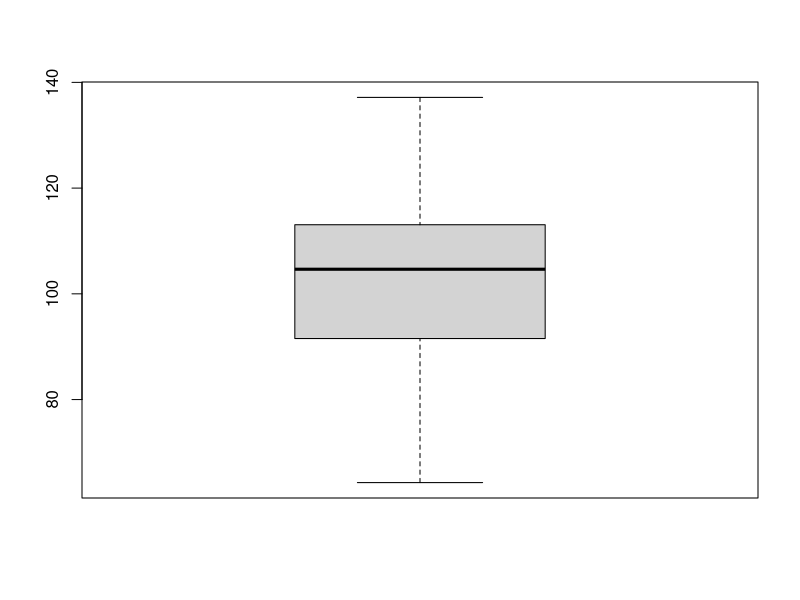

R code for this plot:
set.seed(12345)


#read.csv("my_data.csv")    #we would use this to read a file
                            # (if we had one)
                            #but we will use simulated data

sample_size = 120           #number of data points to simulate

population_mean = 100       #population mean for simulated data

population_std = 15         #population standard deviation

y = rnorm(sample_size,population_mean,population_std)   #generate the data

boxplot(y)                  #show a boxplot of the simulated data

df = data.frame(y)

write.csv(df,file="CI_mean.csv")        #save the dataframe in a file

t.test(y,conf.level = 0.95)   #compute a 95% confidence interval
